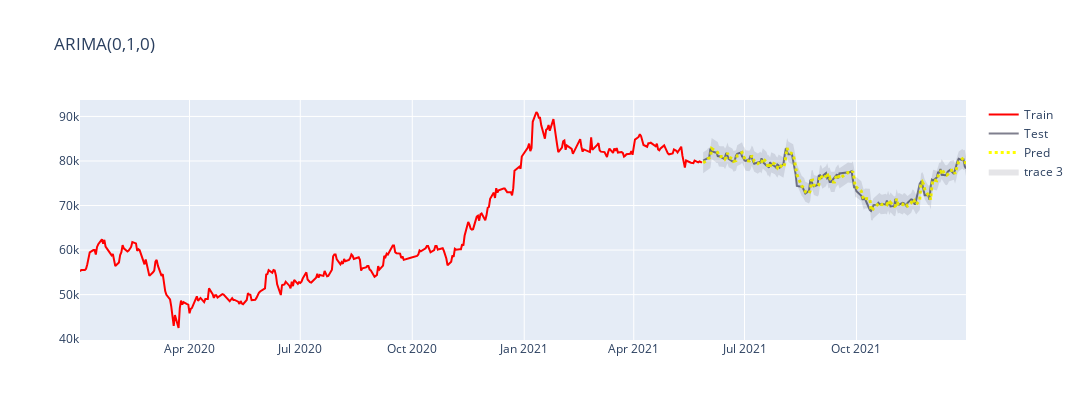

The notebook cell this image was saved under:
### Code cell
import plotly.graph_objects as go 
fig = go.Figure([go.Scatter(x=y_train.index, y=y_train, name='Train', mode='lines', line=dict(color='red')),
                 #테스트데이터
                 go.Scatter(x=y_test.index, y=y_test, name='Test', mode='lines', line=dict(color='rgba(0,0,30,0.5)')),
                 #예측 데이터
                 go.Scatter(x=y_test.index, y=y_pred, name='Pred', mode='lines', line=dict(color='yellow',dash='dot',width=3)),
                 #신뢰구간
                 go.Scatter(x=y_test.index.tolist() + y_test.index[::-1].tolist(), y=pred_upper+pred_lower[::-1],fill = 'toself',fillcolor='rgba(0,0,30,0.1)',line={'color':'rgba(0,0,0,0)'},hoverinfo="skip",showlegend=True)])


fig.update_layout(height=420, width=1080, title_text='ARIMA(0,1,0)')
fig.show()

### Figure 1 — Plotly figure (JSON) as saved in the notebook; plotly's stock layout.template omitted (floating-point values rounded to 4 significant figures; data arrays with more than 128 entries replaced by an {"elided": "..."} marker saying what was removed)
{"data": [{"line": {"color": "red"}, "mode": "lines", "name": "Train", "type": "scatter", "x": {"elided": "347 str values"}, "y": {"elided": "347 int values"}}, {"line": {"color": "rgba(0,0,30,0.5)"}, "mode": "lines", "name": "Test", "type": "scatter", "x": {"elided": "149 str values"}, "y": {"elided": "149 int values"}}, {"line": {"color": "yellow", "dash": "dot", "width": 3}, "mode": "lines", "name": "Pred", "type": "scatter", "x": {"elided": "149 str values"}, "y": {"elided": "149 int values"}}, {"fill": "toself", "fillcolor": "rgba(0,0,30,0.1)", "hoverinfo": "skip", "line": {"color": "rgba(0,0,0,0)"}, "showlegend": true, "type": "scatter", "x": {"elided": "298 str values"}, "y": {"elided": "298 float values"}}], "layout": {"height": 420, "title": {"text": "ARIMA(0,1,0)"}, "width": 1080}}
